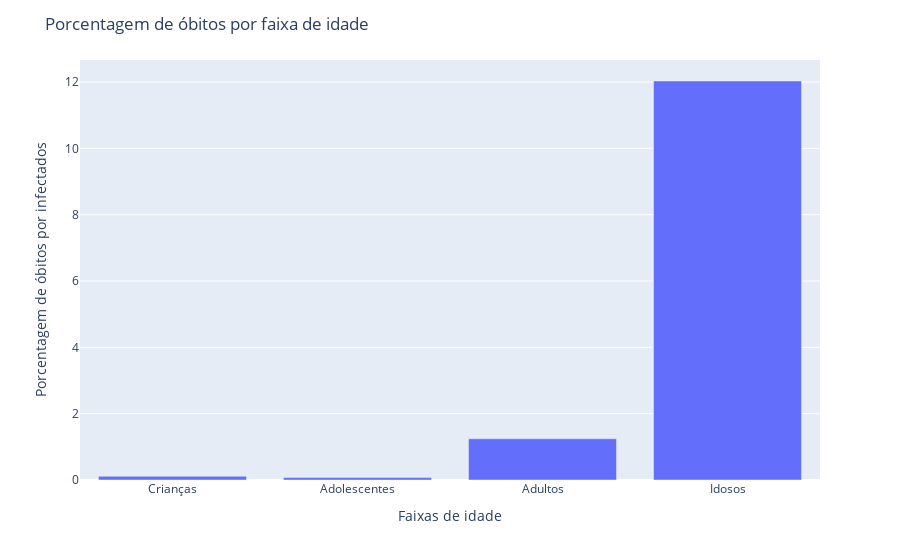

Notebook source saved alongside this figure:
### Code cell
faixas=['Crianças', 'Adolescentes', 'Adultos', 'Idosos']

fig = px.bar(x=faixas, y=pct_obitos)
fig.update_layout(title_text='Porcentagem de óbitos por faixa de idade', xaxis_title='Faixas de idade', yaxis_title='Porcentagem de óbitos por infectados')
fig.show()

### Figure 1 — Plotly figure (JSON) as saved in the notebook; plotly's stock layout.template omitted (floating-point values rounded to 4 significant figures)
{"data": [{"alignmentgroup": "True", "hovertemplate": "x=%{x}<br>y=%{y}<extra></extra>", "legendgroup": "", "marker": {"color": "#636efa", "pattern": {"shape": ""}}, "name": "", "offsetgroup": "", "orientation": "v", "showlegend": false, "textposition": "auto", "type": "bar", "x": ["Crianças", "Adolescentes", "Adultos", "Idosos"], "xaxis": "x", "y": [0.1111, 0.0747, 1.243, 12.03], "yaxis": "y"}], "layout": {"barmode": "relative", "legend": {"tracegroupgap": 0}, "margin": {"t": 60}, "title": {"text": "Porcentagem de óbitos por faixa de idade"}, "xaxis": {"anchor": "y", "domain": [0, 1], "title": {"text": "Faixas de idade"}}, "yaxis": {"anchor": "x", "domain": [0, 1], "title": {"text": "Porcentagem de óbitos por infectados"}}}}
